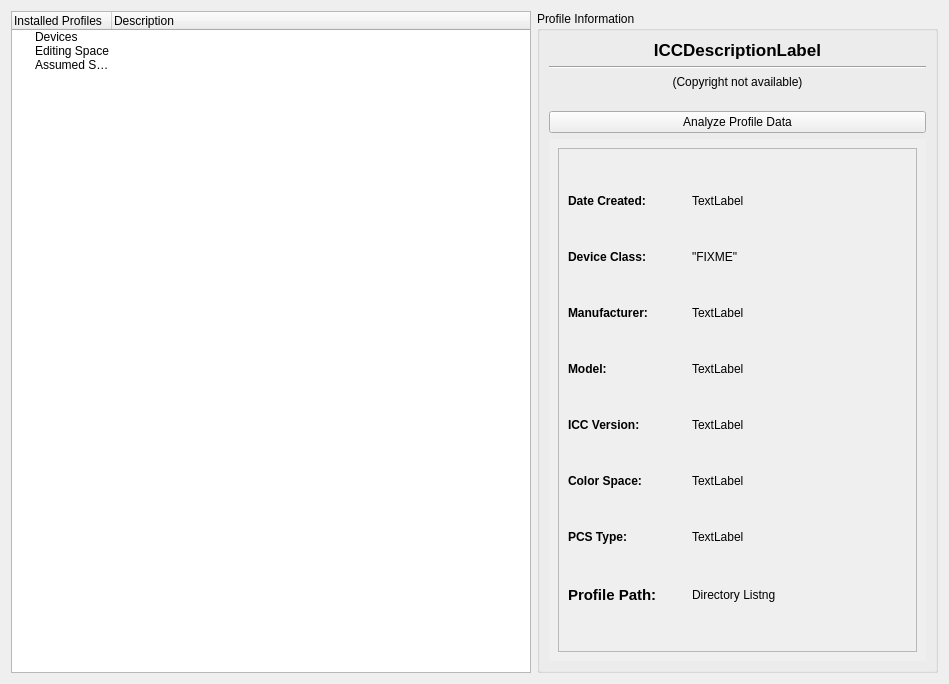
<?xml version="1.0" encoding="UTF-8"?>
<ui version="4.0">
 <class>kminfo</class>
 <widget class="QWidget" name="kminfo">
  <property name="geometry">
   <rect>
    <x>0</x>
    <y>0</y>
    <width>949</width>
    <height>684</height>
   </rect>
  </property>
  <layout class="QGridLayout" name="gridLayout_4">
   <item row="0" column="0">
    <widget class="QTreeWidget" name="installedProfilesTree">
     <property name="sizePolicy">
      <sizepolicy hsizetype="Preferred" vsizetype="Minimum">
       <horstretch>0</horstretch>
       <verstretch>0</verstretch>
      </sizepolicy>
     </property>
     <property name="minimumSize">
      <size>
       <width>520</width>
       <height>0</height>
      </size>
     </property>
     <property name="maximumSize">
      <size>
       <width>600</width>
       <height>16777215</height>
      </size>
     </property>
     <property name="alternatingRowColors">
      <bool>false</bool>
     </property>
     <property name="selectionMode">
      <enum>QAbstractItemView::SingleSelection</enum>
     </property>
     <property name="uniformRowHeights">
      <bool>false</bool>
     </property>
     <property name="allColumnsShowFocus">
      <bool>false</bool>
     </property>
     <column>
      <property name="text">
       <string>Installed Profiles</string>
      </property>
     </column>
     <column>
      <property name="text">
       <string>Description</string>
      </property>
     </column>
     <item>
      <property name="text">
       <string>Devices</string>
      </property>
      <property name="text">
       <string/>
      </property>
     </item>
     <item>
      <property name="text">
       <string>Editing Space</string>
      </property>
      <property name="text">
       <string/>
      </property>
     </item>
     <item>
      <property name="text">
       <string>Assumed Space</string>
      </property>
      <property name="text">
       <string/>
      </property>
     </item>
    </widget>
   </item>
   <item row="0" column="1">
    <widget class="QGroupBox" name="profileInfoGroupBox">
     <property name="sizePolicy">
      <sizepolicy hsizetype="Ignored" vsizetype="Preferred">
       <horstretch>0</horstretch>
       <verstretch>0</verstretch>
      </sizepolicy>
     </property>
     <property name="minimumSize">
      <size>
       <width>100</width>
       <height>0</height>
      </size>
     </property>
     <property name="title">
      <string>Profile Information</string>
     </property>
     <layout class="QGridLayout" name="gridLayout_3">
      <item row="0" column="0">
       <widget class="QLabel" name="descriptionTagLabel">
        <property name="sizePolicy">
         <sizepolicy hsizetype="Preferred" vsizetype="Fixed">
          <horstretch>0</horstretch>
          <verstretch>0</verstretch>
         </sizepolicy>
        </property>
        <property name="font">
         <font>
          <pointsize>13</pointsize>
          <weight>75</weight>
          <bold>true</bold>
         </font>
        </property>
        <property name="text">
         <string>ICCDescriptionLabel</string>
        </property>
        <property name="alignment">
         <set>Qt::AlignCenter</set>
        </property>
        <property name="wordWrap">
         <bool>true</bool>
        </property>
       </widget>
      </item>
      <item row="1" column="0">
       <widget class="Line" name="line_2">
        <property name="orientation">
         <enum>Qt::Horizontal</enum>
        </property>
       </widget>
      </item>
      <item row="2" column="0">
       <widget class="QLabel" name="copyrightTagLabel">
        <property name="sizePolicy">
         <sizepolicy hsizetype="Preferred" vsizetype="Fixed">
          <horstretch>0</horstretch>
          <verstretch>0</verstretch>
         </sizepolicy>
        </property>
        <property name="frameShadow">
         <enum>QFrame::Plain</enum>
        </property>
        <property name="lineWidth">
         <number>1</number>
        </property>
        <property name="text">
         <string>(Copyright not available)</string>
        </property>
        <property name="scaledContents">
         <bool>true</bool>
        </property>
        <property name="alignment">
         <set>Qt::AlignCenter</set>
        </property>
        <property name="wordWrap">
         <bool>true</bool>
        </property>
        <property name="margin">
         <number>0</number>
        </property>
       </widget>
      </item>
      <item row="3" column="0">
       <spacer name="verticalSpacer">
        <property name="orientation">
         <enum>Qt::Vertical</enum>
        </property>
        <property name="sizeType">
         <enum>QSizePolicy::Fixed</enum>
        </property>
        <property name="sizeHint" stdset="0">
         <size>
          <width>358</width>
          <height>16</height>
         </size>
        </property>
       </spacer>
      </item>
      <item row="4" column="0">
       <widget class="QPushButton" name="launchICCExaminButton">
        <property name="sizePolicy">
         <sizepolicy hsizetype="Preferred" vsizetype="Fixed">
          <horstretch>0</horstretch>
          <verstretch>0</verstretch>
         </sizepolicy>
        </property>
        <property name="minimumSize">
         <size>
          <width>241</width>
          <height>0</height>
         </size>
        </property>
        <property name="text">
         <string>Analyze Profile Data</string>
        </property>
       </widget>
      </item>
      <item row="5" column="0">
       <widget class="QScrollArea" name="scrollArea">
        <property name="sizePolicy">
         <sizepolicy hsizetype="Preferred" vsizetype="Preferred">
          <horstretch>0</horstretch>
          <verstretch>0</verstretch>
         </sizepolicy>
        </property>
        <property name="frameShape">
         <enum>QFrame::NoFrame</enum>
        </property>
        <property name="verticalScrollBarPolicy">
         <enum>Qt::ScrollBarAlwaysOff</enum>
        </property>
        <property name="widgetResizable">
         <bool>true</bool>
        </property>
        <widget class="QWidget" name="scrollAreaWidgetContents">
         <property name="geometry">
          <rect>
           <x>0</x>
           <y>0</y>
           <width>403</width>
           <height>544</height>
          </rect>
         </property>
         <layout class="QGridLayout" name="gridLayout_2">
          <item row="0" column="0">
           <widget class="QFrame" name="frame">
            <property name="sizePolicy">
             <sizepolicy hsizetype="MinimumExpanding" vsizetype="MinimumExpanding">
              <horstretch>99</horstretch>
              <verstretch>99</verstretch>
             </sizepolicy>
            </property>
            <property name="minimumSize">
             <size>
              <width>300</width>
              <height>300</height>
             </size>
            </property>
            <property name="frameShape">
             <enum>QFrame::StyledPanel</enum>
            </property>
            <property name="frameShadow">
             <enum>QFrame::Raised</enum>
            </property>
            <layout class="QGridLayout" name="gridLayout">
             <item row="0" column="0">
              <widget class="QLabel" name="dateTextLabel">
               <property name="sizePolicy">
                <sizepolicy hsizetype="Fixed" vsizetype="Maximum">
                 <horstretch>0</horstretch>
                 <verstretch>0</verstretch>
                </sizepolicy>
               </property>
               <property name="minimumSize">
                <size>
                 <width>116</width>
                 <height>0</height>
                </size>
               </property>
               <property name="font">
                <font>
                 <weight>75</weight>
                 <italic>false</italic>
                 <bold>true</bold>
                 <underline>false</underline>
                </font>
               </property>
               <property name="text">
                <string>Date Created:</string>
               </property>
              </widget>
             </item>
             <item row="0" column="1">
              <widget class="QLabel" name="dateTagLabel">
               <property name="sizePolicy">
                <sizepolicy hsizetype="Ignored" vsizetype="Maximum">
                 <horstretch>0</horstretch>
                 <verstretch>0</verstretch>
                </sizepolicy>
               </property>
               <property name="minimumSize">
                <size>
                 <width>100</width>
                 <height>0</height>
                </size>
               </property>
               <property name="text">
                <string>TextLabel</string>
               </property>
              </widget>
             </item>
             <item row="1" column="0">
              <widget class="QLabel" name="dcTextLabel">
               <property name="sizePolicy">
                <sizepolicy hsizetype="Fixed" vsizetype="Maximum">
                 <horstretch>0</horstretch>
                 <verstretch>0</verstretch>
                </sizepolicy>
               </property>
               <property name="minimumSize">
                <size>
                 <width>113</width>
                 <height>0</height>
                </size>
               </property>
               <property name="font">
                <font>
                 <weight>75</weight>
                 <bold>true</bold>
                </font>
               </property>
               <property name="text">
                <string>Device Class:</string>
               </property>
              </widget>
             </item>
             <item row="1" column="1">
              <widget class="QLabel" name="deviceClassTagLabel">
               <property name="sizePolicy">
                <sizepolicy hsizetype="Ignored" vsizetype="Maximum">
                 <horstretch>0</horstretch>
                 <verstretch>0</verstretch>
                </sizepolicy>
               </property>
               <property name="minimumSize">
                <size>
                 <width>100</width>
                 <height>0</height>
                </size>
               </property>
               <property name="text">
                <string>&quot;FIXME&quot;</string>
               </property>
              </widget>
             </item>
             <item row="2" column="0">
              <widget class="QLabel" name="manufacturerLabel">
               <property name="sizePolicy">
                <sizepolicy hsizetype="Fixed" vsizetype="Maximum">
                 <horstretch>0</horstretch>
                 <verstretch>0</verstretch>
                </sizepolicy>
               </property>
               <property name="minimumSize">
                <size>
                 <width>118</width>
                 <height>0</height>
                </size>
               </property>
               <property name="font">
                <font>
                 <weight>75</weight>
                 <bold>true</bold>
                </font>
               </property>
               <property name="text">
                <string>Manufacturer:</string>
               </property>
              </widget>
             </item>
             <item row="2" column="1">
              <widget class="QLabel" name="mfgTagLabel">
               <property name="sizePolicy">
                <sizepolicy hsizetype="Ignored" vsizetype="Maximum">
                 <horstretch>0</horstretch>
                 <verstretch>0</verstretch>
                </sizepolicy>
               </property>
               <property name="minimumSize">
                <size>
                 <width>100</width>
                 <height>0</height>
                </size>
               </property>
               <property name="text">
                <string>TextLabel</string>
               </property>
               <property name="alignment">
                <set>Qt::AlignJustify|Qt::AlignVCenter</set>
               </property>
              </widget>
             </item>
             <item row="3" column="0">
              <widget class="QLabel" name="modelTexLabel">
               <property name="sizePolicy">
                <sizepolicy hsizetype="Fixed" vsizetype="Maximum">
                 <horstretch>0</horstretch>
                 <verstretch>0</verstretch>
                </sizepolicy>
               </property>
               <property name="minimumSize">
                <size>
                 <width>55</width>
                 <height>0</height>
                </size>
               </property>
               <property name="font">
                <font>
                 <weight>75</weight>
                 <bold>true</bold>
                </font>
               </property>
               <property name="text">
                <string>Model:</string>
               </property>
              </widget>
             </item>
             <item row="3" column="1">
              <widget class="QLabel" name="modelTagLabel">
               <property name="sizePolicy">
                <sizepolicy hsizetype="Ignored" vsizetype="Maximum">
                 <horstretch>0</horstretch>
                 <verstretch>0</verstretch>
                </sizepolicy>
               </property>
               <property name="minimumSize">
                <size>
                 <width>100</width>
                 <height>0</height>
                </size>
               </property>
               <property name="text">
                <string>TextLabel</string>
               </property>
               <property name="alignment">
                <set>Qt::AlignJustify|Qt::AlignVCenter</set>
               </property>
              </widget>
             </item>
             <item row="4" column="0">
              <widget class="QLabel" name="iccVersionLabel">
               <property name="sizePolicy">
                <sizepolicy hsizetype="Fixed" vsizetype="Maximum">
                 <horstretch>0</horstretch>
                 <verstretch>0</verstretch>
                </sizepolicy>
               </property>
               <property name="minimumSize">
                <size>
                 <width>101</width>
                 <height>0</height>
                </size>
               </property>
               <property name="font">
                <font>
                 <weight>75</weight>
                 <bold>true</bold>
                </font>
               </property>
               <property name="text">
                <string>ICC Version:</string>
               </property>
              </widget>
             </item>
             <item row="4" column="1">
              <widget class="QLabel" name="iccVerTagLabel">
               <property name="sizePolicy">
                <sizepolicy hsizetype="Ignored" vsizetype="Maximum">
                 <horstretch>0</horstretch>
                 <verstretch>0</verstretch>
                </sizepolicy>
               </property>
               <property name="minimumSize">
                <size>
                 <width>100</width>
                 <height>0</height>
                </size>
               </property>
               <property name="text">
                <string>TextLabel</string>
               </property>
              </widget>
             </item>
             <item row="5" column="0">
              <widget class="QLabel" name="colorspaceLabel">
               <property name="sizePolicy">
                <sizepolicy hsizetype="Fixed" vsizetype="Maximum">
                 <horstretch>0</horstretch>
                 <verstretch>0</verstretch>
                </sizepolicy>
               </property>
               <property name="minimumSize">
                <size>
                 <width>104</width>
                 <height>0</height>
                </size>
               </property>
               <property name="font">
                <font>
                 <weight>75</weight>
                 <bold>true</bold>
                </font>
               </property>
               <property name="text">
                <string>Color Space:</string>
               </property>
              </widget>
             </item>
             <item row="5" column="1">
              <widget class="QLabel" name="colorspaceTagLabel">
               <property name="sizePolicy">
                <sizepolicy hsizetype="Ignored" vsizetype="Maximum">
                 <horstretch>0</horstretch>
                 <verstretch>0</verstretch>
                </sizepolicy>
               </property>
               <property name="minimumSize">
                <size>
                 <width>100</width>
                 <height>0</height>
                </size>
               </property>
               <property name="text">
                <string>TextLabel</string>
               </property>
              </widget>
             </item>
             <item row="6" column="0">
              <widget class="QLabel" name="pcsTypeLabel">
               <property name="sizePolicy">
                <sizepolicy hsizetype="Fixed" vsizetype="Maximum">
                 <horstretch>0</horstretch>
                 <verstretch>0</verstretch>
                </sizepolicy>
               </property>
               <property name="minimumSize">
                <size>
                 <width>84</width>
                 <height>0</height>
                </size>
               </property>
               <property name="font">
                <font>
                 <weight>75</weight>
                 <bold>true</bold>
                </font>
               </property>
               <property name="text">
                <string>PCS Type:</string>
               </property>
              </widget>
             </item>
             <item row="6" column="1">
              <widget class="QLabel" name="pcsTagLabel">
               <property name="sizePolicy">
                <sizepolicy hsizetype="Ignored" vsizetype="Maximum">
                 <horstretch>0</horstretch>
                 <verstretch>0</verstretch>
                </sizepolicy>
               </property>
               <property name="minimumSize">
                <size>
                 <width>100</width>
                 <height>0</height>
                </size>
               </property>
               <property name="text">
                <string>TextLabel</string>
               </property>
              </widget>
             </item>
             <item row="7" column="0">
              <widget class="QLabel" name="profilePathLabel">
               <property name="sizePolicy">
                <sizepolicy hsizetype="Fixed" vsizetype="Maximum">
                 <horstretch>0</horstretch>
                 <verstretch>0</verstretch>
                </sizepolicy>
               </property>
               <property name="minimumSize">
                <size>
                 <width>102</width>
                 <height>0</height>
                </size>
               </property>
               <property name="font">
                <font>
                 <weight>75</weight>
                 <bold>true</bold>
                </font>
               </property>
               <property name="text">
                <string>&lt;!DOCTYPE HTML PUBLIC &quot;-//W3C//DTD HTML 4.0//EN&quot; &quot;http://www.w3.org/TR/REC-html40/strict.dtd&quot;&gt;
&lt;html&gt;&lt;head&gt;&lt;meta name=&quot;qrichtext&quot; content=&quot;1&quot; /&gt;&lt;style type=&quot;text/css&quot;&gt;
p, li { white-space: pre-wrap; }
&lt;/style&gt;&lt;/head&gt;&lt;body style=&quot; font-family:'DejaVu Sans'; font-size:11pt; font-weight:600; font-style:normal;&quot;&gt;
&lt;p style=&quot; margin-top:0px; margin-bottom:0px; margin-left:0px; margin-right:0px; -qt-block-indent:0; text-indent:0px;&quot;&gt;Profile Path:&lt;/p&gt;&lt;/body&gt;&lt;/html&gt;</string>
               </property>
              </widget>
             </item>
             <item row="7" column="1">
              <widget class="QLabel" name="directoryListingTag">
               <property name="sizePolicy">
                <sizepolicy hsizetype="Ignored" vsizetype="Maximum">
                 <horstretch>0</horstretch>
                 <verstretch>0</verstretch>
                </sizepolicy>
               </property>
               <property name="minimumSize">
                <size>
                 <width>100</width>
                 <height>0</height>
                </size>
               </property>
               <property name="maximumSize">
                <size>
                 <width>16777215</width>
                 <height>16777215</height>
                </size>
               </property>
               <property name="font">
                <font>
                 <weight>50</weight>
                 <italic>false</italic>
                 <bold>false</bold>
                </font>
               </property>
               <property name="text">
                <string>Directory Listng</string>
               </property>
               <property name="textFormat">
                <enum>Qt::LogText</enum>
               </property>
               <property name="scaledContents">
                <bool>true</bool>
               </property>
               <property name="alignment">
                <set>Qt::AlignJustify|Qt::AlignVCenter</set>
               </property>
               <property name="wordWrap">
                <bool>true</bool>
               </property>
               <property name="textInteractionFlags">
                <set>Qt::LinksAccessibleByMouse|Qt::TextSelectableByMouse</set>
               </property>
              </widget>
             </item>
            </layout>
           </widget>
          </item>
         </layout>
        </widget>
       </widget>
      </item>
     </layout>
    </widget>
   </item>
  </layout>
 </widget>
 <resources/>
 <connections/>
</ui>
